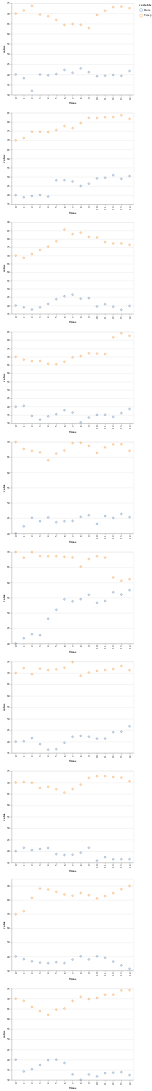

The notebook cell this image was saved under:
### Code cell
base = (alt.Chart(melted)
        .mark_point()
        .encode(
             x='Time:O',
             y=alt.Y('value:Q', scale=alt.Scale(zero=False)),
             color='variable:N')
       )#.properties(
        #    width=160,
        #   height=160)

chart = alt.vconcat()
for Loc in list(set(melted["Loc"])):
    chart &= base.transform_filter(datum.Loc == Loc)
chart

### Figure 1 — Vega-Lite specification as saved in the notebook (floating-point values rounded to 4 significant figures; data arrays with more than 128 entries replaced by an {"elided": "..."} marker saying what was removed)
{"$schema": "https://vega.github.io/schema/vega-lite/v2.4.3.json", "config": {"view": {"height": 300, "width": 400}}, "vconcat": [{"data": {"values": {"elided": "300 records"}}, "encoding": {"color": {"field": "variable", "type": "nominal"}, "x": {"field": "Time", "type": "ordinal"}, "y": {"field": "value", "scale": {"zero": false}, "type": "quantitative"}}, "mark": "point", "transform": [{"filter": "(datum.Loc === '9')"}]}, {"data": {"values": {"elided": "300 records"}}, "encoding": {"color": {"field": "variable", "type": "nominal"}, "x": {"field": "Time", "type": "ordinal"}, "y": {"field": "value", "scale": {"zero": false}, "type": "quantitative"}}, "mark": "point", "transform": [{"filter": "(datum.Loc === '1')"}]}, {"data": {"values": {"elided": "300 records"}}, "encoding": {"color": {"field": "variable", "type": "nominal"}, "x": {"field": "Time", "type": "ordinal"}, "y": {"field": "value", "scale": {"zero": false}, "type": "quantitative"}}, "mark": "point", "transform": [{"filter": "(datum.Loc === '2')"}]}, {"data": {"values": {"elided": "300 records"}}, "encoding": {"color": {"field": "variable", "type": "nominal"}, "x": {"field": "Time", "type": "ordinal"}, "y": {"field": "value", "scale": {"zero": false}, "type": "quantitative"}}, "mark": "point", "transform": [{"filter": "(datum.Loc === '8')"}]}, {"data": {"values": {"elided": "300 records"}}, "encoding": {"color": {"field": "variable", "type": "nominal"}, "x": {"field": "Time", "type": "ordinal"}, "y": {"field": "value", "scale": {"zero": false}, "type": "quantitative"}}, "mark": "point", "transform": [{"filter": "(datum.Loc === '3')"}]}, {"data": {"values": {"elided": "300 records"}}, "encoding": {"color": {"field": "variable", "type": "nominal"}, "x": {"field": "Time", "type": "ordinal"}, "y": {"field": "value", "scale": {"zero": false}, "type": "quantitative"}}, "mark": "point", "transform": [{"filter": "(datum.Loc === '0')"}]}, {"data": {"values": {"elided": "300 records"}}, "encoding": {"color": {"field": "variable", "type": "nominal"}, "x": {"field": "Time", "type": "ordinal"}, "y": {"field": "value", "scale": {"zero": false}, "type": "quantitative"}}, "mark": "point", "transform": [{"filter": "(datum.Loc === '7')"}]}, {"data": {"values": {"elided": "300 records"}}, "encoding": {"color": {"field": "variable", "type": "nominal"}, "x": {"field": "Time", "type": "ordinal"}, "y": {"field": "value", "scale": {"zero": false}, "type": "quantitative"}}, "mark": "point", "transform": [{"filter": "(datum.Loc === '6')"}]}, {"data": {"values": {"elided": "300 records"}}, "encoding": {"color": {"field": "variable", "type": "nominal"}, "x": {"field": "Time", "type": "ordinal"}, "y": {"field": "value", "scale": {"zero": false}, "type": "quantitative"}}, "mark": "point", "transform": [{"filter": "(datum.Loc === '5')"}]}, {"data": {"values": {"elided": "300 records"}}, "encoding": {"color": {"field": "variable", "type": "nominal"}, "x": {"field": "Time", "type": "ordinal"}, "y": {"field": "value", "scale": {"zero": false}, "type": "quantitative"}}, "mark": "point", "transform": [{"filter": "(datum.Loc === '4')"}]}]}
